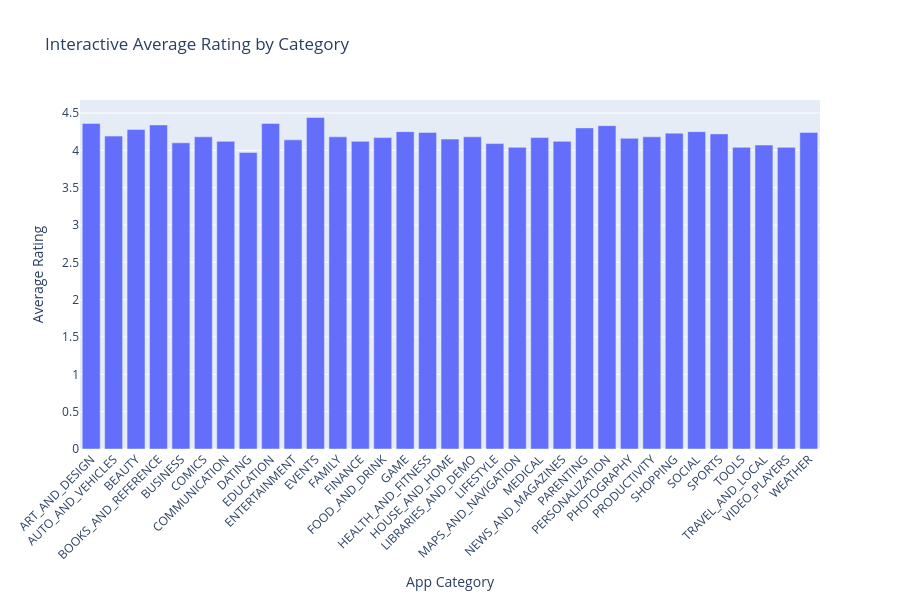

This figure's notebook cell:
### Code cell
import plotly.express as px

fig = px.bar(
    plotly_rating_data,
    x="Category",
    y="Rating",
    title="Interactive Average Rating by Category",
    labels={
        "Category": "App Category",
        "Rating": "Average Rating"
    },
    hover_data=["Rating"]
)

fig.update_layout(
    xaxis_tickangle=-45,
    height=600
)

fig.show()

### Figure 1 — Plotly figure (JSON) as saved in the notebook; plotly's stock layout.template omitted (floating-point values rounded to 4 significant figures)
{"data": [{"hovertemplate": "App Category=%{x}<br>Average Rating=%{y}<extra></extra>", "legendgroup": "", "marker": {"color": "#636efa", "pattern": {"shape": ""}}, "name": "", "orientation": "v", "showlegend": false, "textposition": "auto", "type": "bar", "x": ["ART_AND_DESIGN", "AUTO_AND_VEHICLES", "BEAUTY", "BOOKS_AND_REFERENCE", "BUSINESS", "COMICS", "COMMUNICATION", "DATING", "EDUCATION", "ENTERTAINMENT", "EVENTS", "FAMILY", "FINANCE", "FOOD_AND_DRINK", "GAME", "HEALTH_AND_FITNESS", "HOUSE_AND_HOME", "LIBRARIES_AND_DEMO", "LIFESTYLE", "MAPS_AND_NAVIGATION", "MEDICAL", "NEWS_AND_MAGAZINES", "PARENTING", "PERSONALIZATION", "PHOTOGRAPHY", "PRODUCTIVITY", "SHOPPING", "SOCIAL", "SPORTS", "TOOLS", "TRAVEL_AND_LOCAL", "VIDEO_PLAYERS", "WEATHER"], "xaxis": "x", "y": [4.36, 4.19, 4.28, 4.34, 4.1, 4.18, 4.12, 3.97, 4.36, 4.14, 4.44, 4.18, 4.12, 4.17, 4.25, 4.24, 4.15, 4.18, 4.09, 4.04, 4.17, 4.12, 4.3, 4.33, 4.16, 4.18, 4.23, 4.25, 4.22, 4.04, 4.07, 4.04, 4.24], "yaxis": "y"}], "layout": {"barmode": "relative", "height": 600, "legend": {"tracegroupgap": 0}, "title": {"text": "Interactive Average Rating by Category"}, "xaxis": {"anchor": "y", "domain": [0, 1], "tickangle": -45, "title": {"text": "App Category"}}, "yaxis": {"anchor": "x", "domain": [0, 1], "title": {"text": "Average Rating"}}}}
